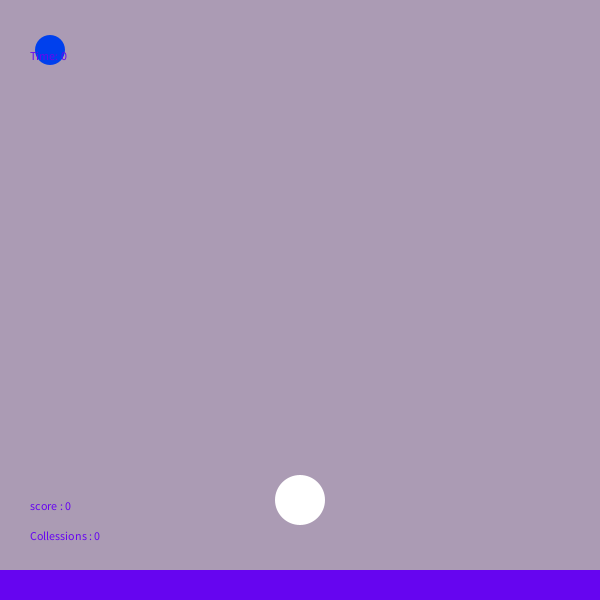
Frame 1 (no input)
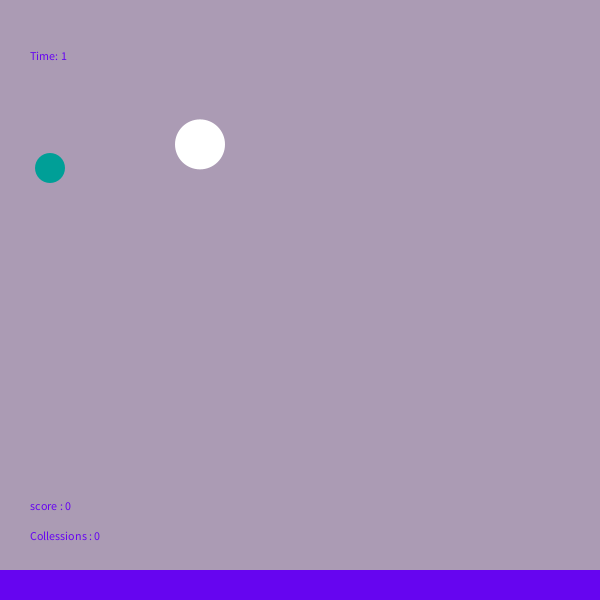
Frame 60 (the mouse pressed at the canvas centre just before this capture)
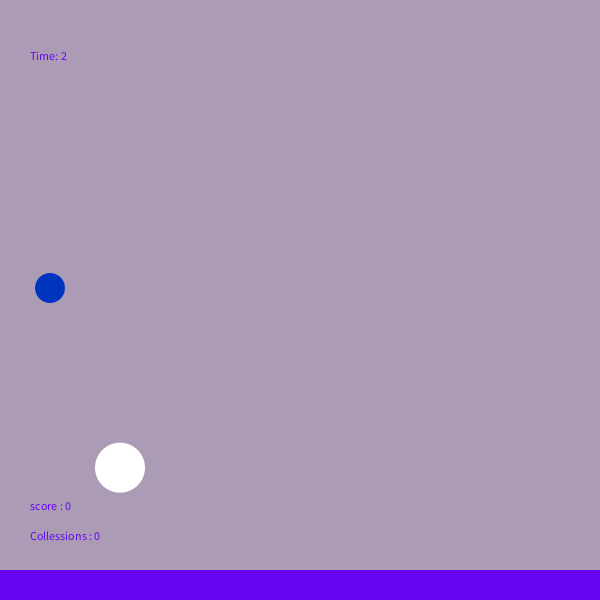
Frame 120 (the mouse held since frame 60 and released just before this capture)

The Processing sketch that drew these frames (run headless with seeded random() and noise(); from frame 60 on, the mouse is pressed at the canvas centre):

// Processing sketch: processing_115279
// ── processing_115279.pde

// copyright Yasha Mir
// Oct 11th 2013
// Directions
// Press 'r' or 'l' to move multicolored ball 
// Press 'f' to make it go faster & 's' to go slower
// Avoid hitting the crazy white ball & 
// reach the bottom bar with least # of collisions


int losses;
int score;
int lastCollisionTime;

float x1,y1,sz1,dx1,dy1,col1;
float x2, y2, sz2, dx2, dy2; 
float x3, y3, sz3;

void setup()
{
  size (600,600);

  x1= 50;
  y1= 50;
  sz1= 30;
  dx1= 3;
  dy1= 2;

  x2 = 300;
  y2 = 500;
  dx2= 20;
  dy2= random(50);
  sz2= 50;
  
  x3= 0;
  y3= 570;
  sz3=30;
  
  noStroke();
  smooth();
 
  score  = 0;
  losses = 0;
}

void draw()
{
  prepScreen();
  fig1();
  movFig1();
  fig2();
  movFig2();
  fig3();
  
  collision();
 
  showTime( );
  showStats( );
}

void showTime( )
{
   fill( 102,5,240 );
   text( "Time: " + millis( )/1000, width*.05, height*.1 );
}

void prepScreen()
{
  background (171,155,180, 50);  
}

void fig1()
{
  fill (0,random(250),random(250));
  ellipse (x1,y1,sz1,sz1); 
}

void movFig1()
{
    y1+=dy1; 
    if (x1>width)
  {
    x1=0;
  }
    if (y1>height)
  {
    x1+=10;
    y1=0;
  }
}

void fig2()
{
  fill (255);
  ellipse (x2,y2,sz2,sz2); 
}


void movFig2()
{
 x2+=dx2;
 y2+=dy2;
 if (x2>width || x2<0)
  {
  dx2=-dx2;
  } 
 else if (y2>height||y2<0) 
  {
  dy2=-dy2;
  }
}

void fig3()
{
 fill(102,5,240);
 rect (x3,y3,width,sz3); 
}

void keyPressed()
{
 if (key =='r')  x1+=5; 
 else if (key=='l') x1-=10;
 
 if (key=='s') y1-=5;
 else if (key=='f') y1+=10;
}

void collision()
{ 
 float d = dist(x1,y1,x2,y2);
 float e = sz1*.5+sz2*.5; 
 if(d < e)
  {
   lastCollisionTime = millis();
   losses++;
   fill (102,5,240);
   ellipse (width/2,height/2,width,height);
   x1=random(300);
  }
  else if (y1>y3)
  {
   fill (8,245,5);
   score++;
   ellipse (width/2,height/2,width/2,height/2);
   x1=random(600);
  }  
}

void showStats( )
{
 fill( 102,5,240 );
 text( "score : " + score, width*.05, height*.85);   
 text( "Collessions : " + losses, width*.05, height*.9);                  
}
